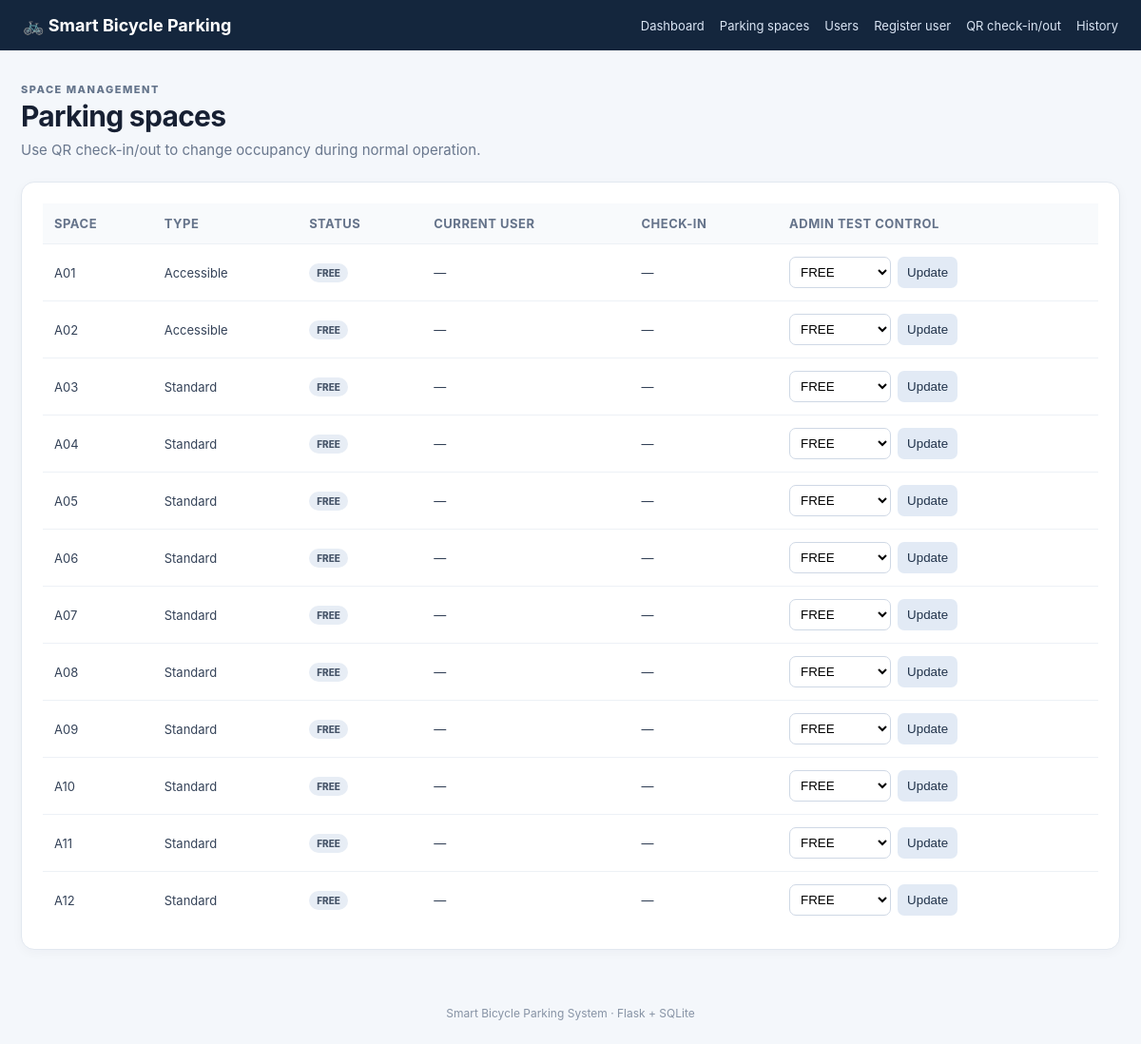
The page /spaces on the database its author committed.
### tables this page shows
CREATE TABLE parking_spots (
            id INTEGER PRIMARY KEY AUTOINCREMENT,
            spot_name TEXT NOT NULL UNIQUE,
            is_accessible INTEGER NOT NULL DEFAULT 0
                CHECK (is_accessible IN (0, 1)),
            status TEXT NOT NULL DEFAULT 'FREE'
                CHECK (status IN ('FREE', 'OCCUPIED')),
            last_used_at TEXT
        );

### bicycle_parking_dashboard/app.py (the view, shortened to what this page needs)
@app.route("/spaces", methods=["GET", "POST"])
def spaces():
    with get_db() as db:
        rows = db.execute("""
            SELECT p.*,
                   u.name AS current_user_name,
                   b.check_in AS current_check_in
            FROM parking_spots p
            LEFT JOIN bookings b ON b.spot_id=p.id AND b.status='ACTIVE'
            LEFT JOIN Users u ON u.user_id=b.user_id
            ORDER BY p.spot_name
        """).fetchall()
    return render_template("spaces.html", spots=rows)

### bicycle_parking_dashboard/app.py (called while the page is built)
def get_db():
    conn = sqlite3.connect(DATABASE)
    conn.row_factory = sqlite3.Row
    conn.execute("PRAGMA foreign_keys = ON")
    return conn

### bicycle_parking_dashboard/templates/spaces.html (shortened to what this page needs)
{% extends "base.html" %}
{% block content %}
<div class="page-heading"><div><p class="eyebrow">SPACE MANAGEMENT</p><h1>Parking spaces</h1>
<p class="muted">Use QR check-in/out to change occupancy during normal operation.</p></div></div>
<section class="panel"><div class="table-wrap"><table>
<thead><tr><th>Space</th><th>Type</th><th>Status</th><th>Current user</th><th>Check-in</th><th>Admin test control</th></tr></thead>
<tbody>{% for spot in spots %}
<tr><td>{{ spot.spot_name }}</td><td>{{ 'Accessible' if spot.is_accessible else 'Standard' }}</td>
<td><span class="pill {{ 'pill-active' if spot.status == 'OCCUPIED' else '' }}">{{ spot.status }}</span></td>
<td>{{ spot.current_user_name or '—' }}</td><td>{{ spot.current_check_in or '—' }}</td>
<td><form method="post" class="inline-form"><input type="hidden" name="spot_id" value="{{ spot.id }}">
<select name="status"><option value="FREE" {% if spot.status == 'FREE' %}selected{% endif %}>FREE</option>
<option value="OCCUPIED" {% if spot.status == 'OCCUPIED' %}selected{% endif %}>OCCUPIED</option></select>
<button class="small-button" type="submit">Update</button></form></td></tr>
{% else %}<tr><td colspan="6" class="empty">No parking spaces found.</td></tr>{% endfor %}</tbody>
</table></div></section>
{% endblock %}

### bicycle_parking_dashboard/static/style.css (style rules this page uses)
* { box-sizing:border-box }
body { margin:0;background:#f4f7fb;color:#172033;font-family:Inter,Segoe UI,Arial,sans-serif;font-size:15px }
.page-heading { display:flex;align-items:center;justify-content:space-between;gap:20px;margin-bottom:24px;flex-wrap:wrap }
.page-heading h1 { margin:3px 0 8px;font-size:30px;letter-spacing:-.7px }
.eyebrow { font-size:11px;font-weight:800;letter-spacing:1.5px;color:#64748b;margin:0 }
.muted { color:#69778d;margin:0 }
.stat,.panel { background:#fff;border:1px solid #e2e8f0;border-radius:14px;box-shadow:0 3px 12px rgba(22,38,61,.035) }
.panel { padding:22px;margin-bottom:22px }
.pill { display:inline-block;background:#e7edf5;color:#475569;padding:4px 8px;border-radius:999px;font-size:10px;font-weight:800;white-space:nowrap }
.table-wrap { width:100%;overflow-x:auto }
table { width:100%;border-collapse:collapse;white-space:nowrap }
th { text-align:left;color:#65738a;font-size:11px;text-transform:uppercase;letter-spacing:.5px;background:#f8fafc }
th,td { padding:13px 12px;border-bottom:1px solid #edf1f6;font-size:13px }
td { color:#344258 }
tbody tr:last-child td { border-bottom:0 }
.inline-form { display:flex;gap:7px }
.inline-form select { padding:7px;border:1px solid #cfd8e5;border-radius:7px;background:white }
.small-button { padding:7px 10px;border:0;border-radius:7px;background:#e2eaf5;color:#20324a;cursor:pointer }

### rows shown on the page
parking_spots: spot_name "A01", is_accessible "Accessible", status "FREE", current_user_name "—", current_check_in "—"
parking_spots: spot_name "A02", is_accessible "Accessible", status "FREE", current_user_name "—", current_check_in "—"
parking_spots: spot_name "A03", is_accessible "Standard", status "FREE", current_user_name "—", current_check_in "—"
parking_spots: spot_name "A04", is_accessible "Standard", status "FREE", current_user_name "—", current_check_in "—"
parking_spots: spot_name "A05", is_accessible "Standard", status "FREE", current_user_name "—", current_check_in "—"
parking_spots: spot_name "A06", is_accessible "Standard", status "FREE", current_user_name "—", current_check_in "—"
parking_spots: spot_name "A07", is_accessible "Standard", status "FREE", current_user_name "—", current_check_in "—"
parking_spots: spot_name "A08", is_accessible "Standard", status "FREE", current_user_name "—", current_check_in "—"
parking_spots: spot_name "A09", is_accessible "Standard", status "FREE", current_user_name "—", current_check_in "—"
parking_spots: spot_name "A10", is_accessible "Standard", status "FREE", current_user_name "—", current_check_in "—"
parking_spots: spot_name "A11", is_accessible "Standard", status "FREE", current_user_name "—", current_check_in "—"
parking_spots: spot_name "A12", is_accessible "Standard", status "FREE", current_user_name "—", current_check_in "—"
